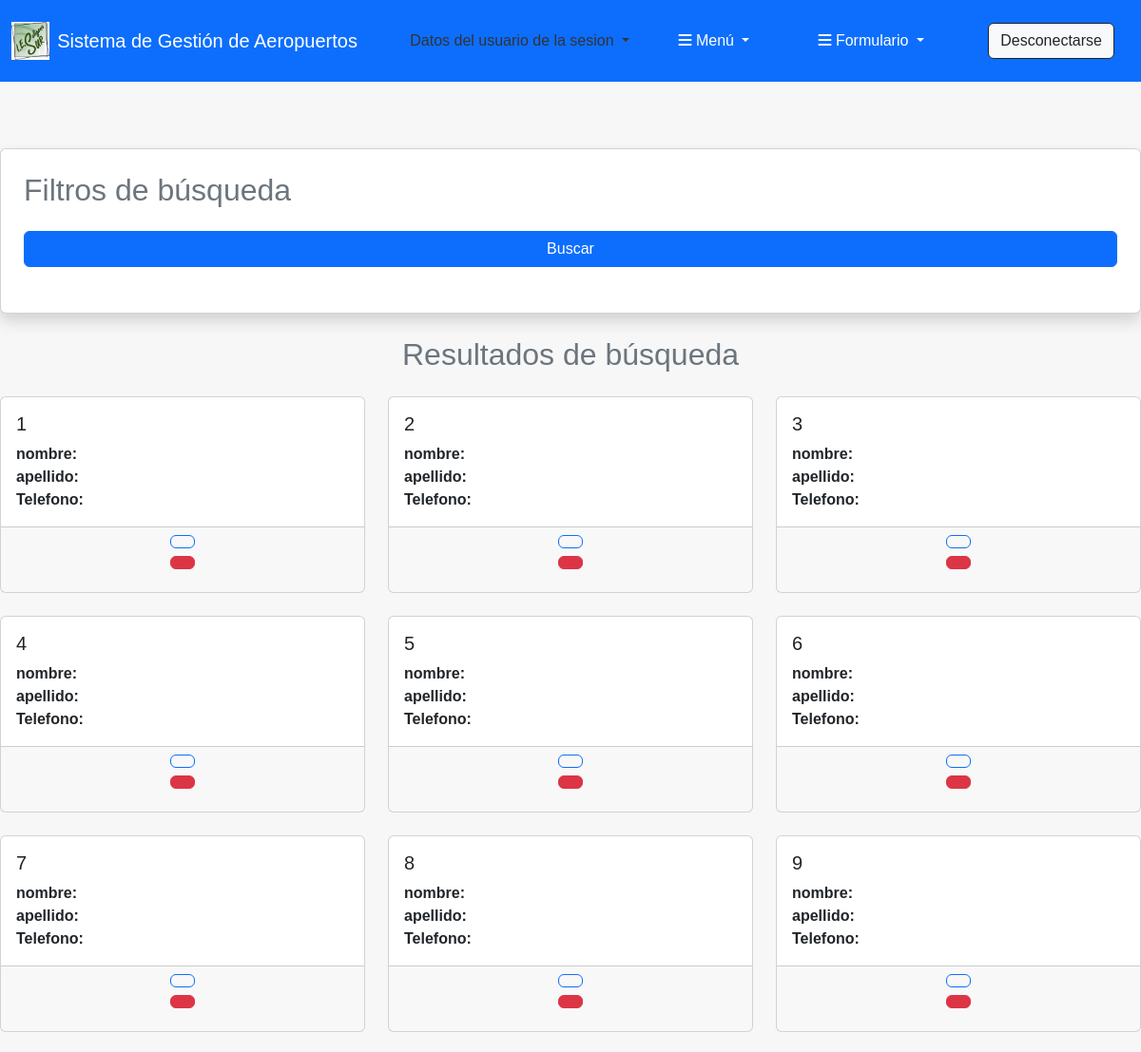
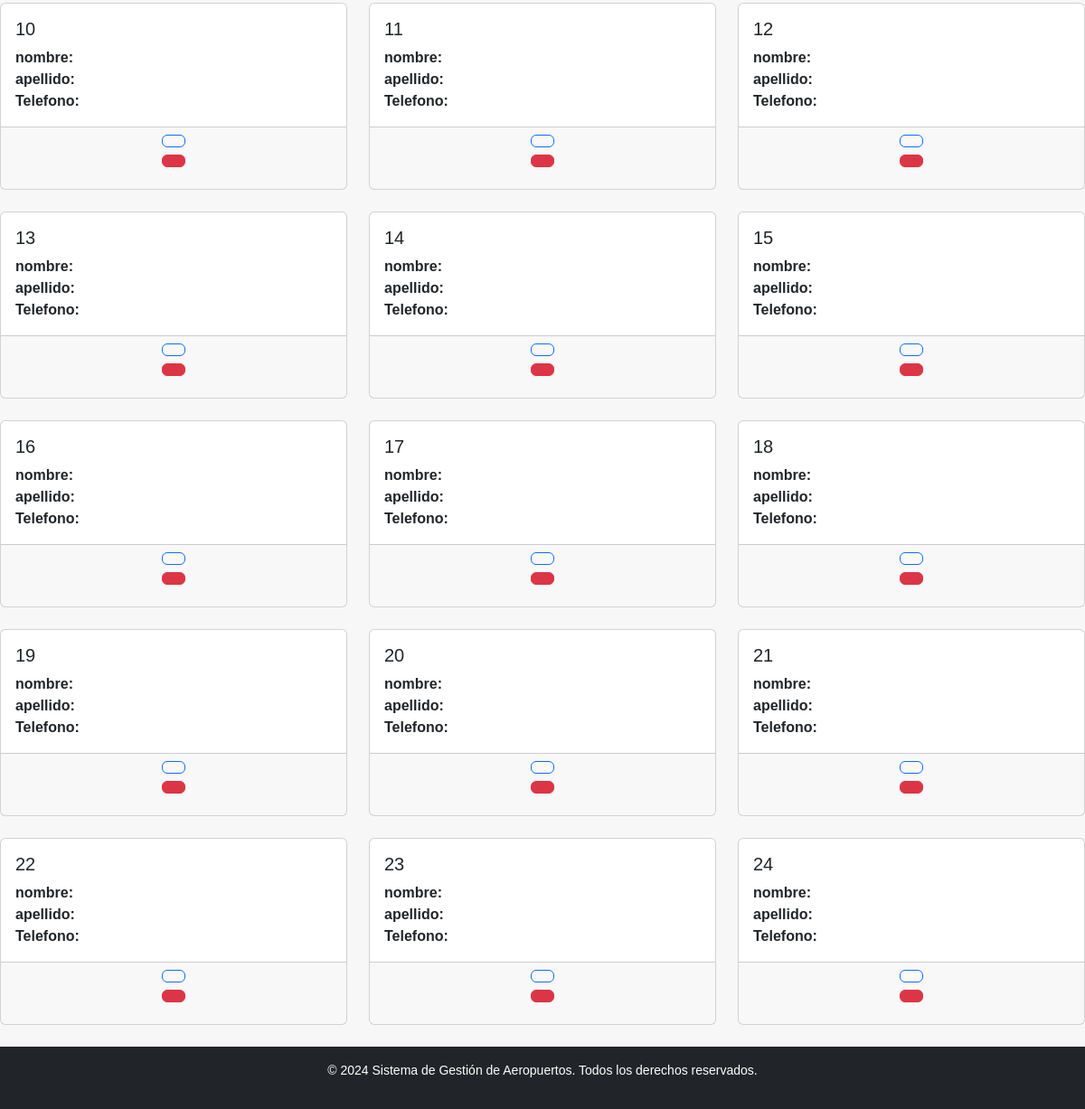
Screenshot of /Pasajero/buscar/ (signed in) with the database file from the repository (2 pictures, top to bottom).
### apaeropuerto/models.py (models this page shows, shortened)
class Pasajero(models.Model):
    usuario = models.OneToOneField(Usuario, on_delete = models.CASCADE)
    direccion = models.CharField(max_length=100)
    dni = models.CharField(max_length=9)
    vuelo = models.ManyToManyField(Vuelo, related_name='vuelo_pasajero') # Relación Many To Many

### apaeropuerto/views.py (the view)
# urls.py: path('Pasajero/buscar/', views.Pasajero_buscar_avanzado, name='Pasajero_buscar_avanzado'),
@permission_required('apaeropuerto.view_add_Pasajero')
def Pasajero_buscar_avanzado(request):
    if request.GET:
        formulario = BusquedaAvanzadaPasajero(request.GET)
        pasajeros = Pasajero.objects.all()
        if formulario.is_valid():
            dni = formulario.cleaned_data.get('dni')
            direccion = formulario.cleaned_data.get('apellido')
            if direccion:
                pasajeros = pasajeros.filter(nombre__icontains=direccion)
            if dni:
                pasajeros = pasajeros.filter(telefono = dni)
        else:
            return render (request, 'Formularios/Pasajero/buscar.html', {
                'formulario': formulario,
                'pasajeros': []
            })
    else:
        formulario = BusquedaAvanzadaPasajero(None)
        pasajeros = Pasajero.objects.all()
    return render (request, 'Formularios/Pasajero/buscar.html', {
        'formulario': formulario,
        'pasajeros': pasajeros,
    })

### apaeropuerto/templates/Formularios/Pasajero/buscar.html (shortened to what this page needs)
{% extends 'Principal.html' %}
{% block contenido %}
<div class="card shadow p-4">
    <h2 class="text-secondary mb-4">Filtros de búsqueda</h2>
    <form method="GET" class="mb-4">
        <button type="submit" class="btn btn-primary w-100">Buscar</button>
    </form>
</div>
<h2 class="text-center text-secondary my-4">Resultados de búsqueda</h2>
<div class="row">
    {% if pasajeros %}
        {% for pasajero in pasajeros %}
        <div class="col-md-4 mb-4">
            <div class="card h-100">
                <div class="card-body">
                    <h5 class="card-title">{{ pasajero.id }}</h5>
                    <p class="card-text">
                        <strong>nombre:</strong> {{ pasajero.nombre }}<br>
                        <strong>apellido:</strong> {{ pasajero.apellido }}<br>
                        <strong>Telefono:</strong> {{ pasajero.telefono }}<br>
                    </p>
                </div>
                <div class="card-footer text-center">
                    {% load bootstrap_icons %}
                    <div class="row btn-group">
                        <div class="mb-2">
                            <button type="button"
                                    class="btn btn-outline-primary">
                            </button>
                        </div>
                    </div>
                    <div class="mb-2">
                        <form action = "{% url 'Pasajero_eliminar' pasajero.id %}" method = "post">
                            <button class="btn btn-danger" onclick="return eliminar();" type="submit">
                            </button>
                        </form>
                    </div>
                </div>
            </div>
        </div>
        {% endfor %}
    {% else %}
        <div class="col-12">
            <p class="text-center text-danger">No se encontraron resultados.</p>
        </div>
    {% endif %}
</div>
{% endblock %}

### apaeropuerto/static/css/estilos.css (style rules this page uses)
html, body { margin: 0; padding: 0; min-height: 100%; display: flex; flex-direction: column; }
body { font-family: Arial, sans-serif; background-color: #f7f7f7; color: #333; flex: 1; }

### rows the page displays
Pasajero: id "1"
Pasajero: id "2"
Pasajero: id "3"
Pasajero: id "4"
Pasajero: id "5"
Pasajero: id "6"
Pasajero: id "7"
Pasajero: id "8"
Pasajero: id "9"
Pasajero: id "10"
Pasajero: id "11"
Pasajero: id "12"
Pasajero: id "13"
Pasajero: id "14"
Pasajero: id "15"
Pasajero: id "16"
Pasajero: id "17"
Pasajero: id "18"
Pasajero: id "19"
Pasajero: id "20"
Pasajero: id "21"
Pasajero: id "22"
Pasajero: id "23"
Pasajero: id "24"
